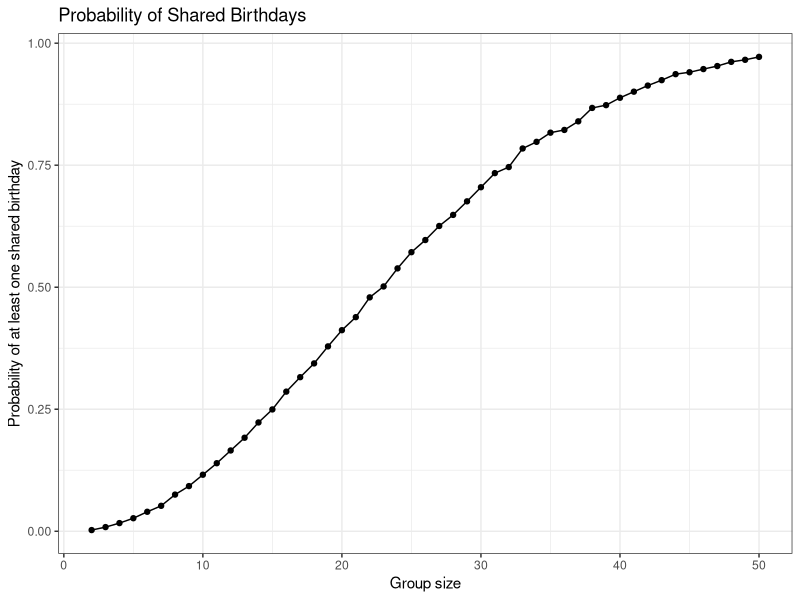

This figure's R source: (Note: this script raises an error after producing the figure.)
## ---- chunk 1
library(tidyverse)

knitr::opts_chunk$set(
  fig.width = 7,
  fig.height = 5,
  message = FALSE
)

set.seed(1)
## ---- chunk 2
birthday_sim = function(n) {
  
  birthdays = sample(1:365, size = n, replace = TRUE)
  
  any(duplicated(birthdays))
}
## ---- chunk 3
birthday_results = 
  expand_grid(
    group_size = 2:50,
    iter = 1:10000
  ) |> 
  mutate(
    shared_birthday = map_lgl(group_size, birthday_sim)
  )

birthday_summary = 
  birthday_results |> 
  group_by(group_size) |> 
  summarize(
    probability = mean(shared_birthday)
  )
## ---- chunk 4
birthday_summary |> 
  ggplot(aes(x = group_size, y = probability)) +
  geom_line() +
  geom_point(size = 1.5) +
  labs(
    title = "Probability of Shared Birthdays",
    x = "Group size",
    y = "Probability of at least one shared birthday"
  ) +
  theme_bw()
## ---- chunk 5
longitudinal_df = 
  tibble(
    file_name = list.files(
      "./data",
      pattern = "^(con|exp)_[0-9]+\\.csv$",
      full.names = TRUE,
      recursive = TRUE
    )
  ) |> 
  mutate(
    data = purrr::map(file_name, read_csv)
  ) |> 
  unnest(data) |> 
  mutate(
    file_name = basename(file_name),
    file_name = str_remove(file_name, "\\.csv$")
  ) |> 
  separate(
    file_name,
    into = c("arm", "subject_id"),
    sep = "_"
  ) |> 
  mutate(
    arm = recode(arm, "con" = "Control", "exp" = "Experimental"),
    subject_id = str_c(arm, "_", subject_id)
  ) |> 
  pivot_longer(
    starts_with("week_"),
    names_to = "week",
    values_to = "observation",
    names_prefix = "week_"
  ) |> 
  mutate(week = as.numeric(week))

longitudinal_df
## ---- chunk 6
longitudinal_df |> 
  ggplot(aes(x = week, y = observation, group = subject_id, color = arm)) +
  geom_line(alpha = 0.7) +
  geom_point(size = 1.5) +
  facet_grid(. ~ arm) +
  scale_x_continuous(breaks = 1:8) +
  labs(
    title = "Longitudinal Observations by Study Arm",
    x = "Week",
    y = "Observation"
  ) +
  theme_bw() +
  theme(legend.position = "none")
## ---- chunk 7
sim_t_test = function(mu, n = 30, sigma = 5) {
  
  sim_data = rnorm(n, mean = mu, sd = sigma)
  
  t.test(sim_data, mu = 0) |> 
    broom::tidy() |> 
    select(estimate, p.value) |> 
    rename(
      mu_hat = estimate,
      p_value = p.value
    )
}
## ---- chunk 8
sim_results_df = 
  expand_grid(
    true_mu = 0:6,
    iter = 1:5000
  ) |> 
  mutate(
    estimate_df = map(true_mu, sim_t_test)
  ) |> 
  unnest(estimate_df)
## ---- chunk 9
power_df = 
  sim_results_df |> 
  group_by(true_mu) |> 
  summarize(
    power = mean(p_value < 0.05)
  )
## ---- chunk 10
power_df |> 
  ggplot(aes(x = true_mu, y = power)) +
  geom_line() +
  geom_point() +
  scale_x_continuous(breaks = 0:6) +
  labs(
    title = "Power of a One-Sample t-test",
    x = "True mean",
    y = "Proportion of rejected null hypotheses"
  ) +
  theme_bw()
## ---- chunk 11
estimate_summary = 
  sim_results_df |> 
  group_by(true_mu) |> 
  summarize(
    mean_estimate = mean(mu_hat),
    mean_rejected = mean(mu_hat[p_value < 0.05])
  )
## ---- chunk 12
estimate_summary |> 
  pivot_longer(
    mean_estimate:mean_rejected,
    names_to = "sample_type",
    values_to = "average_estimate"
  ) |> 
  mutate(
    sample_type = recode(
      sample_type,
      "mean_estimate" = "All samples",
      "mean_rejected" = "Rejected null only"
    )
  ) |> 
  ggplot(aes(x = true_mu, y = average_estimate, color = sample_type)) +
  geom_abline(intercept = 0, slope = 1, linetype = "dashed") +
  geom_line() +
  geom_point() +
  scale_x_continuous(breaks = 0:6) +
  labs(
    title = "Average Estimated Mean by True Mean",
    x = "True mean",
    y = "Average estimated mean",
    color = "Sample type"
  ) +
  theme_bw() +
  theme(legend.position = "bottom")
